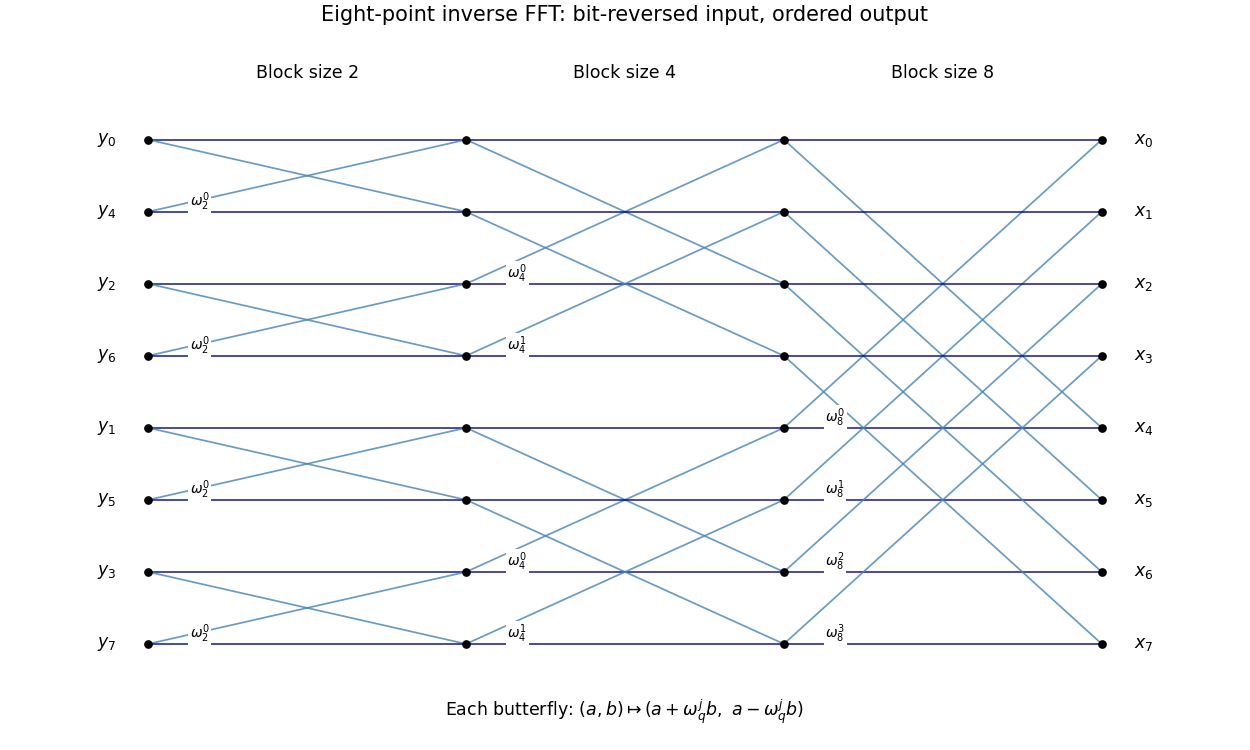

Reproduce this figure in Python.
"""Radix-two inverse FFT network; Python 3.14, Matplotlib 3.10.

Writes only paper-2-fft.png in the caller's current directory.
The caller controls MPLCONFIGDIR.
"""
import matplotlib
matplotlib.use("Agg")
import matplotlib.pyplot as plt

fig, ax = plt.subplots(figsize=(10, 6), layout="constrained")
for stage, q in enumerate([2, 4, 8]):
    for block in range(0, 8, q):
        for j in range(q//2):
            top, bottom = block+j, block+j+q//2
            for src in [top, bottom]:
                for dst in [top, bottom]:
                    ax.plot([stage, stage+1], [-src, -dst], color="navy" if src==dst else "steelblue", alpha=0.8, lw=1)
            ax.text(stage+0.13, -bottom+0.08, rf"$\omega_{{{q}}}^{{{j}}}$", fontsize=8, bbox={"facecolor":"white", "edgecolor":"none", "pad":1})
    ax.text(stage+0.5, 0.85, f"Block size {q}", ha="center")
for col in range(4):
    ax.plot([col]*8, [-j for j in range(8)], "ko", ms=4)
for row, index in enumerate([0, 4, 2, 6, 1, 5, 3, 7]):
    ax.text(-0.1, -row, rf"$y_{index}$", ha="right", va="center")
    ax.text(3.1, -row, rf"$x_{row}$", ha="left", va="center")
ax.text(1.5, -8, r"Each butterfly: $(a,b)\mapsto(a+\omega_q^j b,\ a-\omega_q^j b)$", ha="center")
ax.set(xlim=(-0.45, 3.45), ylim=(-8.4, 1.5), title="Eight-point inverse FFT: bit-reversed input, ordered output")
ax.axis("off")
fig.savefig("paper-2-fft.png", dpi=125, facecolor="white", transparent=False)
